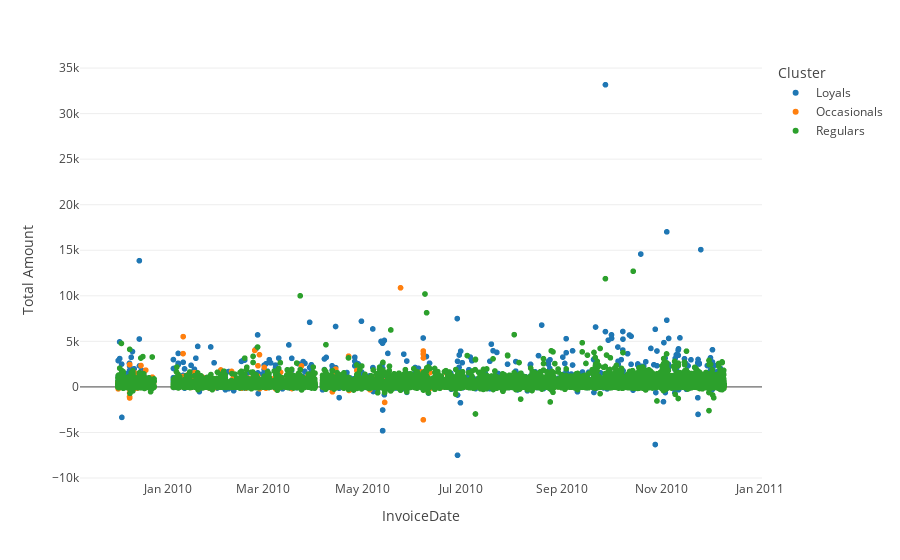

The notebook cell this image was saved under:
### Markdown cell above
We can see how the number of the Regulars is almost 6-fold compared to the loyals.

### Code cell
timeframe = df.groupby(['Cluster', 'InvoiceDate'])['Total Amount'].sum().reset_index().sort_values(by="InvoiceDate")
fig = px.scatter(timeframe, x='InvoiceDate', y='Total Amount', color='Cluster', template='xgridoff')
fig.show()

### Figure 1 — Plotly figure (JSON) as saved in the notebook; plotly's stock layout.template omitted (floating-point values rounded to 4 significant figures; data arrays with more than 128 entries replaced by an {"elided": "..."} marker saying what was removed)
{"data": [{"hovertemplate": "Cluster=Loyals<br>InvoiceDate=%{x}<br>Total Amount=%{y}<extra></extra>", "legendgroup": "Loyals", "marker": {"color": "#1F77B4", "symbol": "circle"}, "mode": "markers", "name": "Loyals", "showlegend": true, "type": "scattergl", "x": {"elided": "19713 str values"}, "xaxis": "x", "y": {"elided": "19713 float values"}, "yaxis": "y"}, {"hovertemplate": "Cluster=Occasionals<br>InvoiceDate=%{x}<br>Total Amount=%{y}<extra></extra>", "legendgroup": "Occasionals", "marker": {"color": "#FF7F0E", "symbol": "circle"}, "mode": "markers", "name": "Occasionals", "showlegend": true, "type": "scattergl", "x": {"elided": "19713 str values"}, "xaxis": "x", "y": {"elided": "19713 float values"}, "yaxis": "y"}, {"hovertemplate": "Cluster=Regulars<br>InvoiceDate=%{x}<br>Total Amount=%{y}<extra></extra>", "legendgroup": "Regulars", "marker": {"color": "#2CA02C", "symbol": "circle"}, "mode": "markers", "name": "Regulars", "showlegend": true, "type": "scattergl", "x": {"elided": "19713 str values"}, "xaxis": "x", "y": {"elided": "19713 float values"}, "yaxis": "y"}], "layout": {"legend": {"title": {"text": "Cluster"}, "tracegroupgap": 0}, "margin": {"t": 60}, "xaxis": {"anchor": "y", "domain": [0, 1], "title": {"text": "InvoiceDate"}}, "yaxis": {"anchor": "x", "domain": [0, 1], "title": {"text": "Total Amount"}}}}
